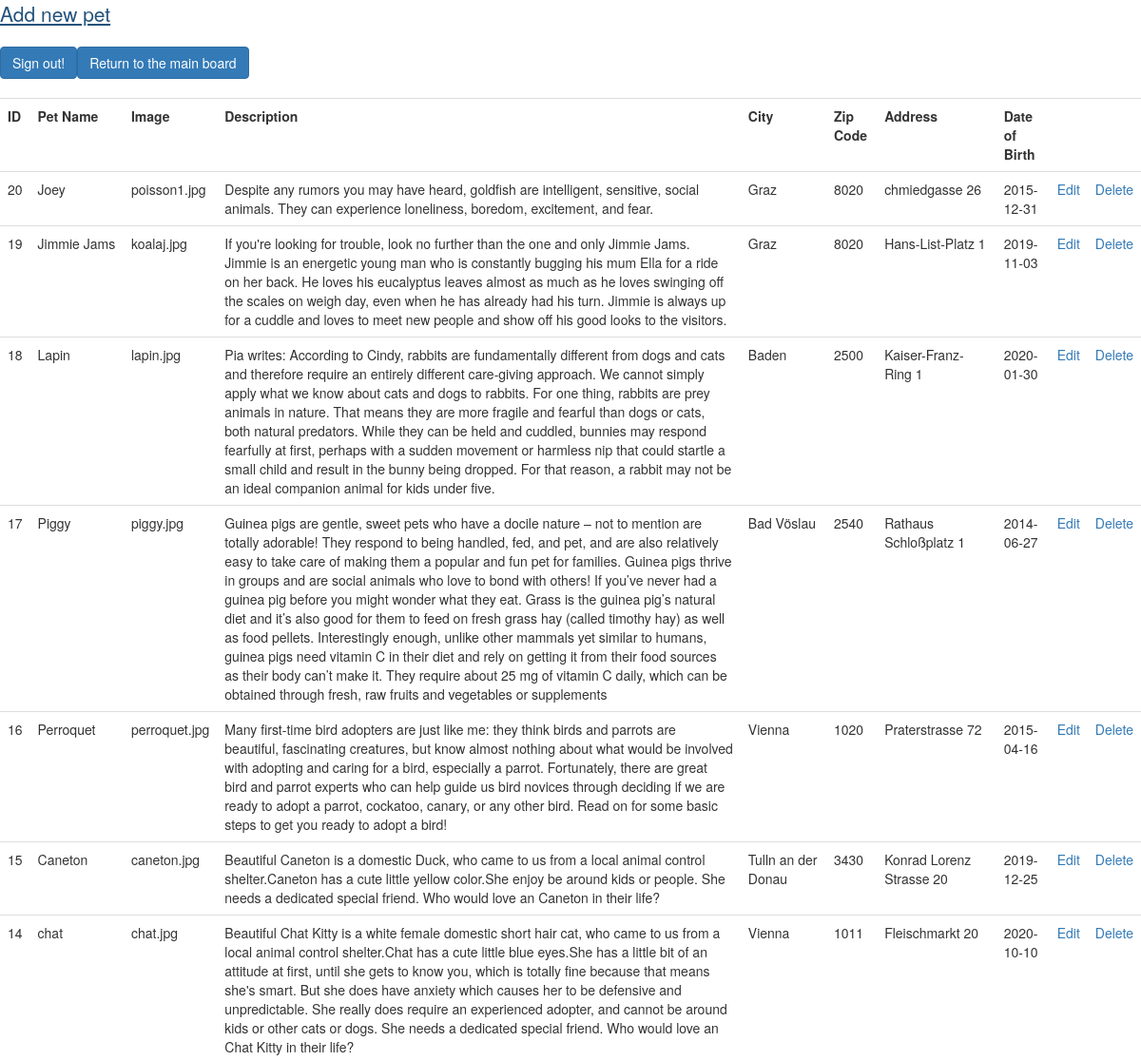
The page /dashboard/newpet.php (signed in, upper part) on the database as committed earlier.
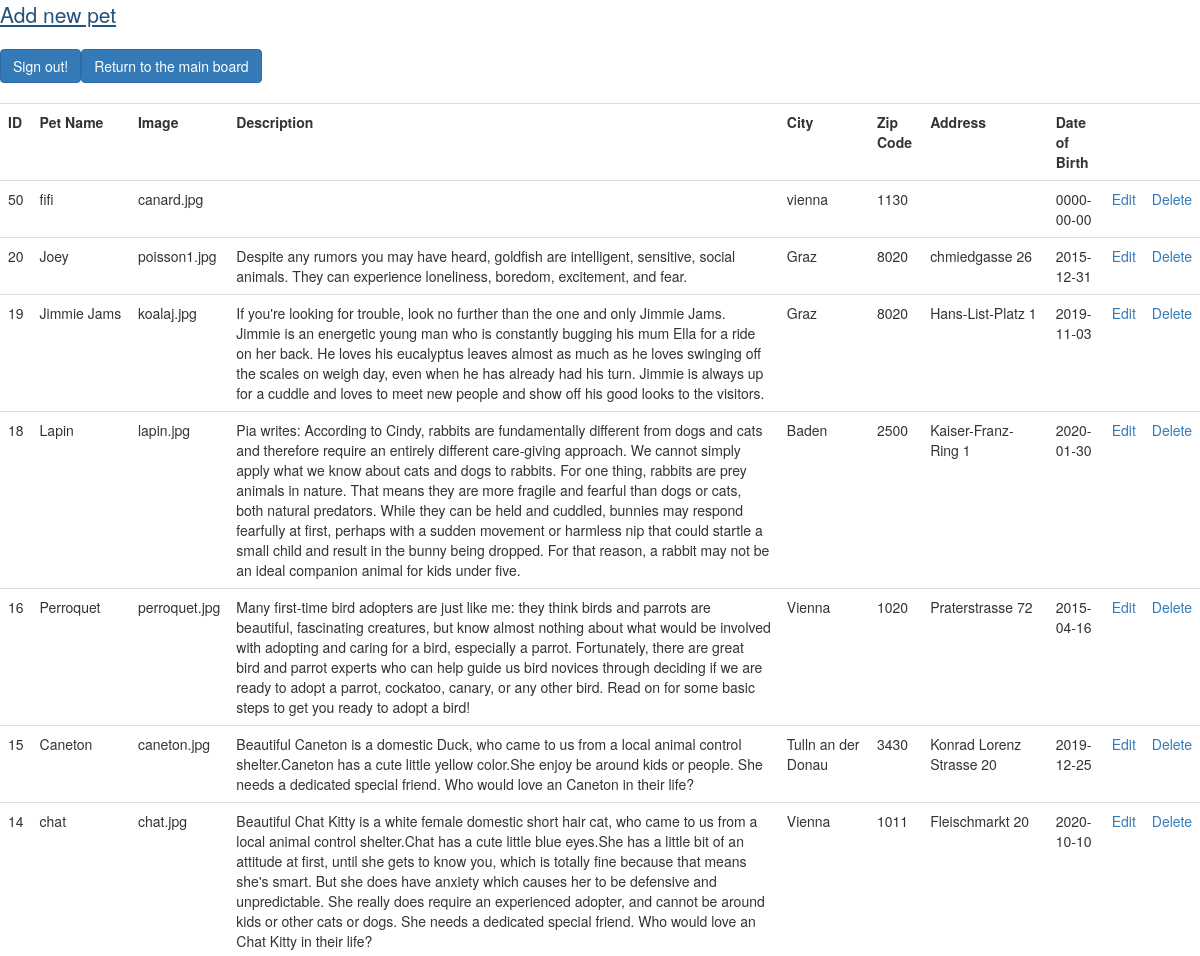
The same page on the database as committed later.
### tables this page shows
CREATE TABLE `allpets` (
  `ID` int(11) NOT NULL,
  `name` varchar(100) NOT NULL,
  `image` varchar(40) DEFAULT NULL,
  `descr` text,
  `city` varchar(30) NOT NULL,
  `zip_code` varchar(10) NOT NULL,
  `address` varchar(80) NOT NULL,
  `DateOfBirth` date DEFAULT NULL,
  `age` date NOT NULL
);

### dashboard/includes/database_functions.php (called while the page is built, shortened)
<?php
function getAll($conn){
		$query = "SELECT * FROM allpets ORDER BY ID DESC";
		$result = mysqli_query($conn, $query);
		return $result;
	}
?>

### dashboard/newpet.php (the view, shortened to what this page needs)
<?php include('includes/adminheader.php');  ?>
<?php
	require_once "includes/database_functions.php";
	$conn = db_connect();
	$result = getAll($conn);
?>
	<p class="lead"><a href="admin_add.php">Add new pet</a></p>
	<span><a href="../logout.php" class="btn btn-primary">Sign out!</a><a href="index.php" class="btn btn-primary">Return to the main board</a></span>
	<table class="table" style="margin-top: 20px">
		<tr>
			<th>ID</th>
			<th>Pet Name</th>
			<th>Image</th>
			<th>Description</th>
			<th>City</th>
			<th>Zip Code</th>
			<th>Address</th>
			<th>Date of Birth</th>
			<th>&nbsp;</th>
			<th>&nbsp;</th>
		</tr>
		<?php while($row = mysqli_fetch_assoc($result)){ ?>
		<tr>
			<td><?php echo $row['ID']; ?></td>
			<td><?php echo $row['name']; ?></td>
			<td><?php echo $row['image']; ?></td>
			<td><?php echo $row['descr']; ?></td>
			<td><?php echo $row['city']; ?></td>
			<td><?php echo $row['zip_code']; ?></td>
			<td><?php echo $row['address']; ?></td>
			<td><?php echo $row['DateOfBirth']; ?></td>
			<td><a href="admin_edit.php?ID=<?php echo $row['ID']; ?>">Edit</a></td>
			<td><a href="admin_delete.php?ID=<?php echo $row['ID']; ?>">Delete</a></td>
		</tr>
		<?php } ?>
	</table>

### dashboard/includes/adminheader.php (shortened to what this page needs)
<!DOCTYPE html>
<html lang="en">
<head>
    <link href="css/bootstrap.min.css" rel="stylesheet">
    <link href="" rel="stylesheet">
</head>
<body>

Rows that differ between the two databases and show on the page:
removed allpets: ID "17", name "Piggy", image "piggy.jpg", descr "Guinea pigs are gentle, sweet pets who have a docile nature – not to mention are totally adorable! They respond to being handled, fed, and pet, and are also relatively easy to take care of making them a popular and fun pet for families. Guinea pigs thrive in groups and are social animals who love to bond with others! If you’ve never had a guinea pig before you might wonder what they eat. Grass is the guinea pig’s natural diet and it’s also good for them to feed on fresh grass hay (called timothy hay) as well as food pellets. Interestingly enough, unlike other mammals yet similar to humans, guinea pigs need vitamin C in their diet and rely on getting it from their food sources as their body…", city "Bad Vöslau", zip_code "2540", address "Rathaus Schloßplatz 1", DateOfBirth "2014-06-27"
added allpets: ID "50", name "fifi", image "canard.jpg", city "vienna", zip_code "1130", DateOfBirth "0000-00-00"
